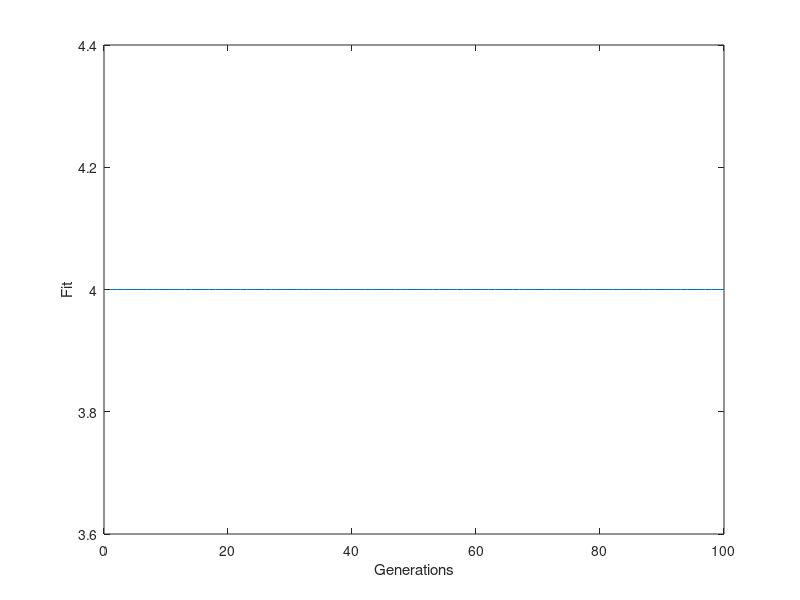

This chart was generated by the following MATLAB code:
%A simple GA
clear;
NoIndviduals = 100; NoGenes = 4; NoGenerations = 100;mutationRate= 1/NoGenes;
%make random set of binary genotypes
Pop = floor(rand(NoIndviduals,NoGenes)+0.5);

%Random target String
TargetString = floor(rand(1,NoGenes)+0.5);

%Interaction matrix
W = [0 1 -1 -1; 1 0 -1 -1; -1 -1 0 1; -1 -1 1 0];

%evaluate iniial Fit
for i=1:NoIndviduals
    %Fit is sum squared error between individual and target string
    Fit(i) = NoGenes - sum(abs(TargetString-Pop(i,:)));
end

for i=1:NoGenerations
    %initalise temproray Pop
    New_Pop = [];newFit = [];
    
    [rankId,rankFit] = sort(Fit);
    %the roullette wheel
    Wheel = cumsum(1:NoIndviduals); max_wheel = sum(1:NoIndviduals);
    
    %elitism (add the best individual to new poosuaklio
    
    [maxFit,maxInd] = max(Fit);
    bestFit(i) = maxFit;
    New_Pop(1,:) = Pop(maxInd,:);
    newFit(1) = maxFit;
    
    %roullette wheel selection
    
    %to turn of elitsim change 2->1 in the following line
    for j=2:NoIndviduals
        
        
        
        %pick first individual
        pick1=rand*max_wheel;ind1=1;
        while(pick1>Wheel(ind1))
            ind1 = ind1+1;
        end
        %pick second individual
        pick2=rand*max_wheel;ind2=1;
        while(pick2>Wheel(ind2))
            ind2 = ind2+1;
        end
        
        ind1 = rankFit(ind1);
        ind2 = rankFit(ind2);
        %create daughter with no crossover
%           maxInd = max([ind1 ind2]);
%           daughter = Pop((maxInd),:);
        %create daughter from crossover
        crossOverPoint = floor(rand*NoGenes+1);
        parent1 = Pop((ind1),:); parent2 = Pop((ind2),:);
        daughter = [parent1(1:crossOverPoint) parent2((crossOverPoint+1):end)];
        
        %mutate the daughter
        for k=1:NoGenes
            if(rand < mutationRate)
                daughter(k) = not(daughter(k));
            end
        end
        
        New_Pop(j,:) = daughter;
        
        %calculate new Fit
        newFit(j) = NoGenes - sum(abs(TargetString-daughter));
    end
    
     bestFit(i) = max(newFit);
      
    %set old Pop to new popualtion
    Pop = New_Pop;Fit= newFit;
end
plot(bestFit);
xlabel('Generations')
ylabel('Fit')